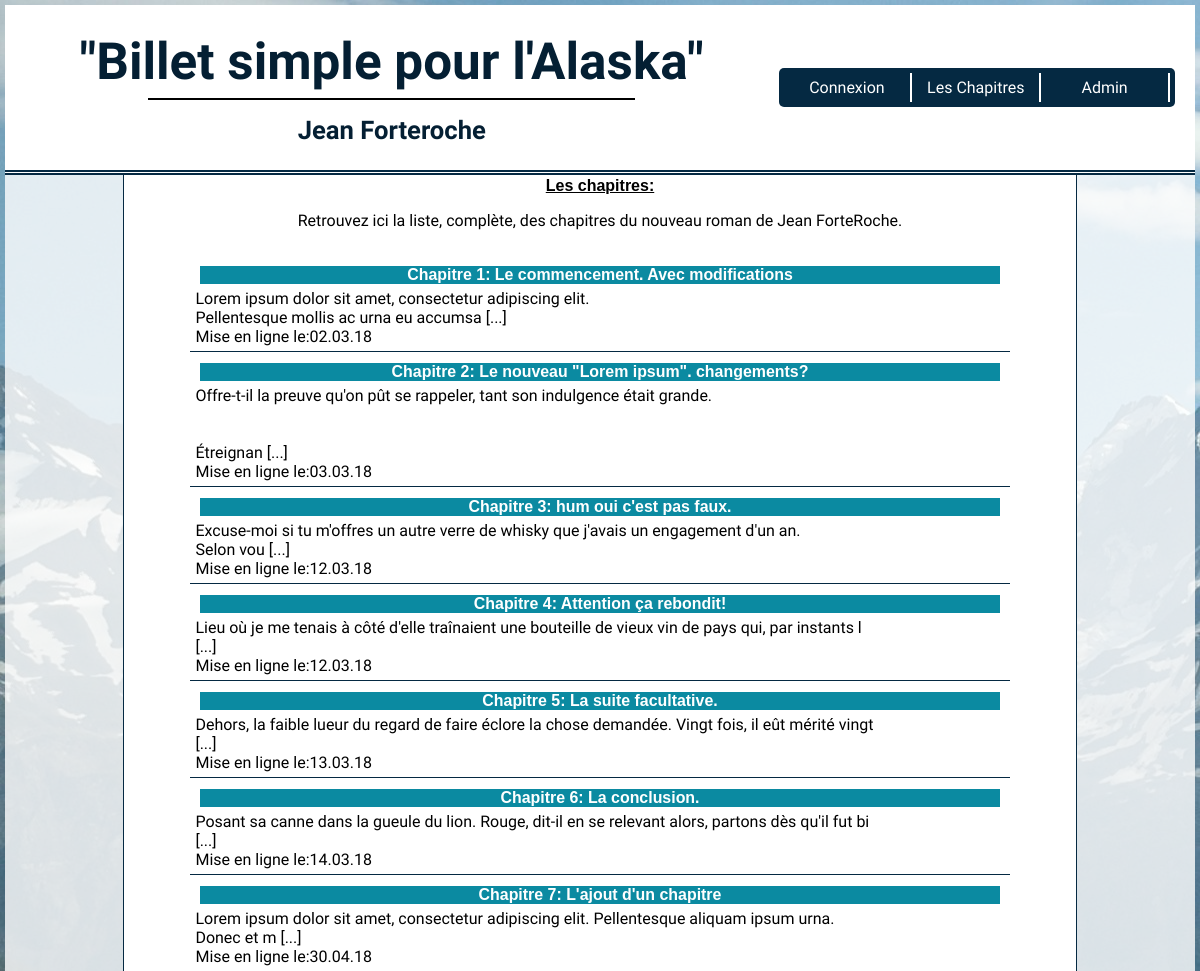
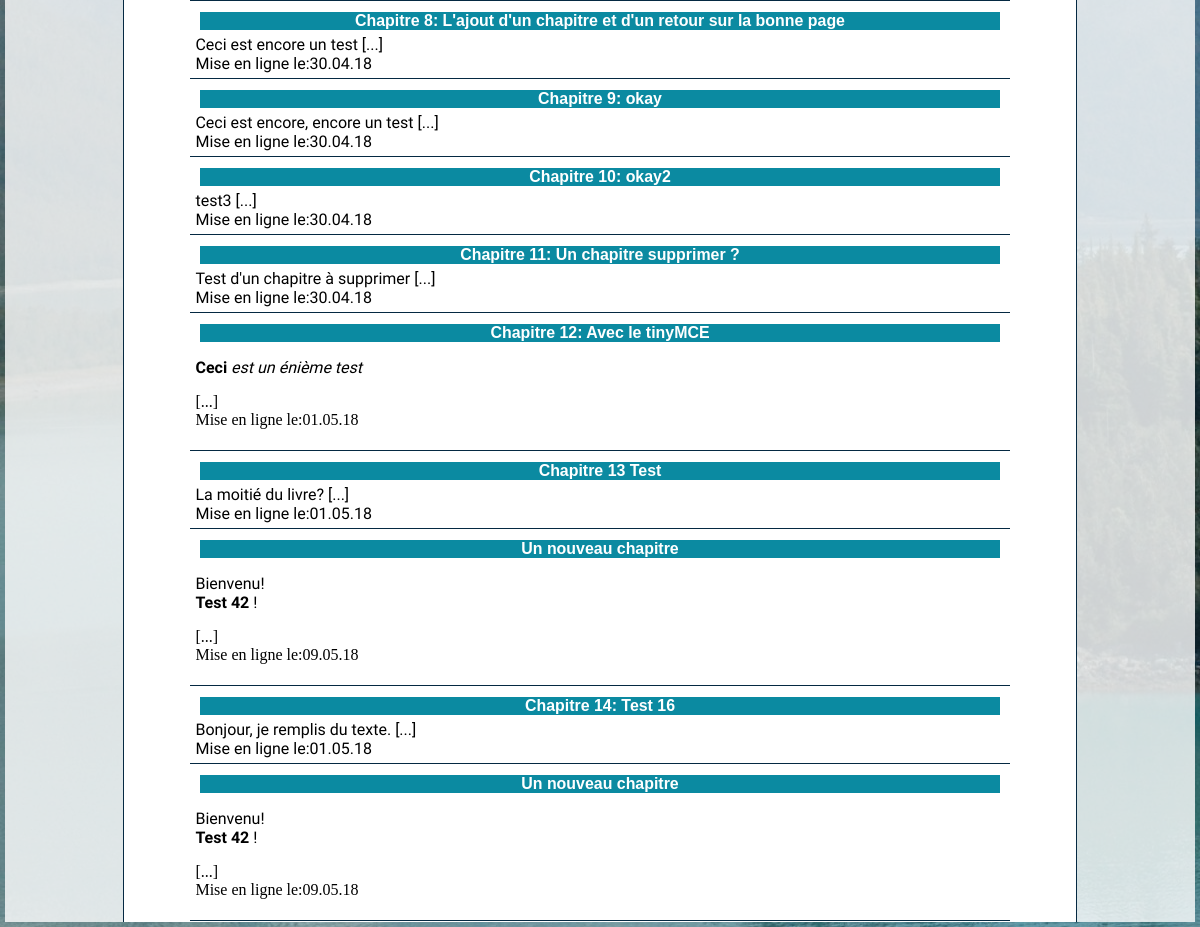
Page /home.php on the earlier database version (2 pictures, top to bottom).
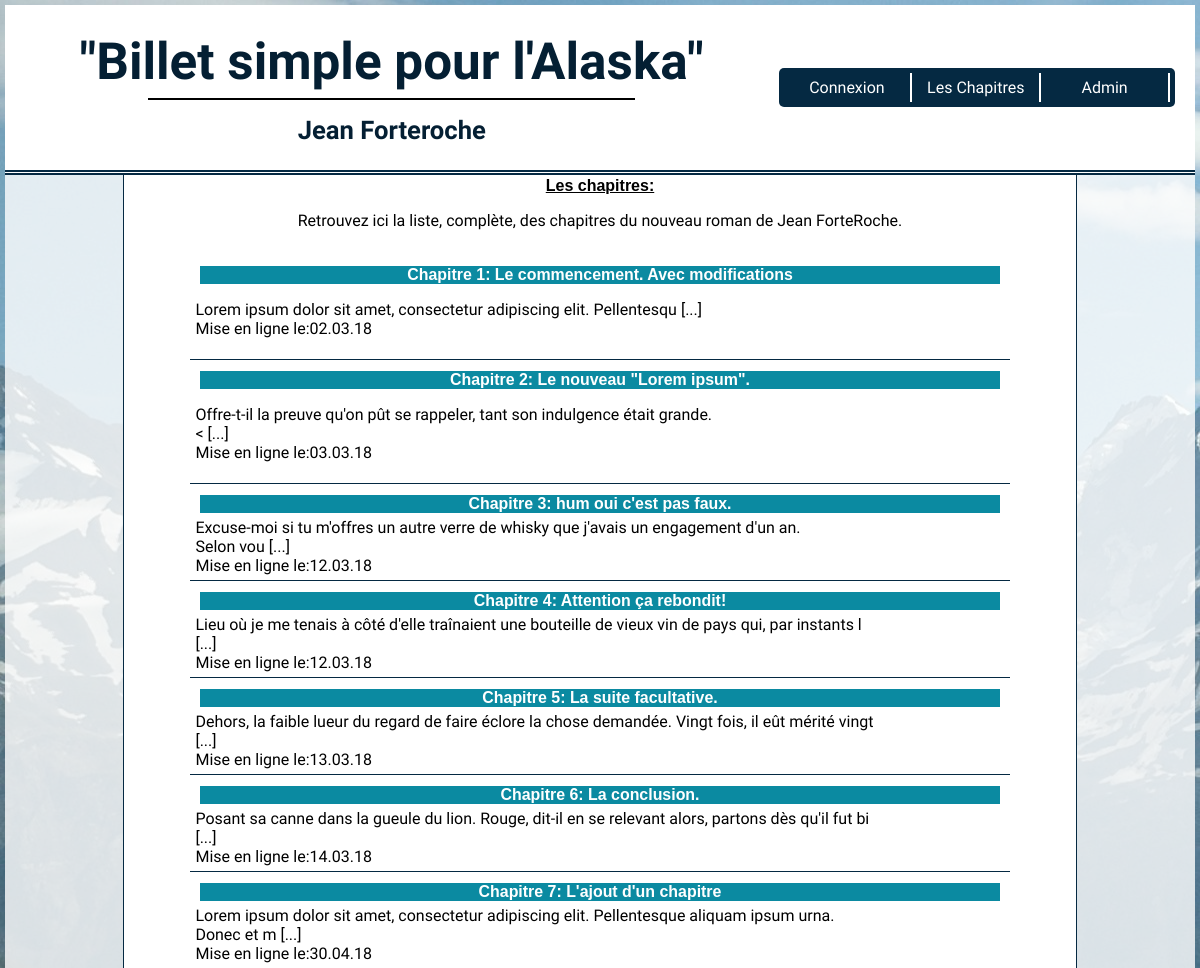
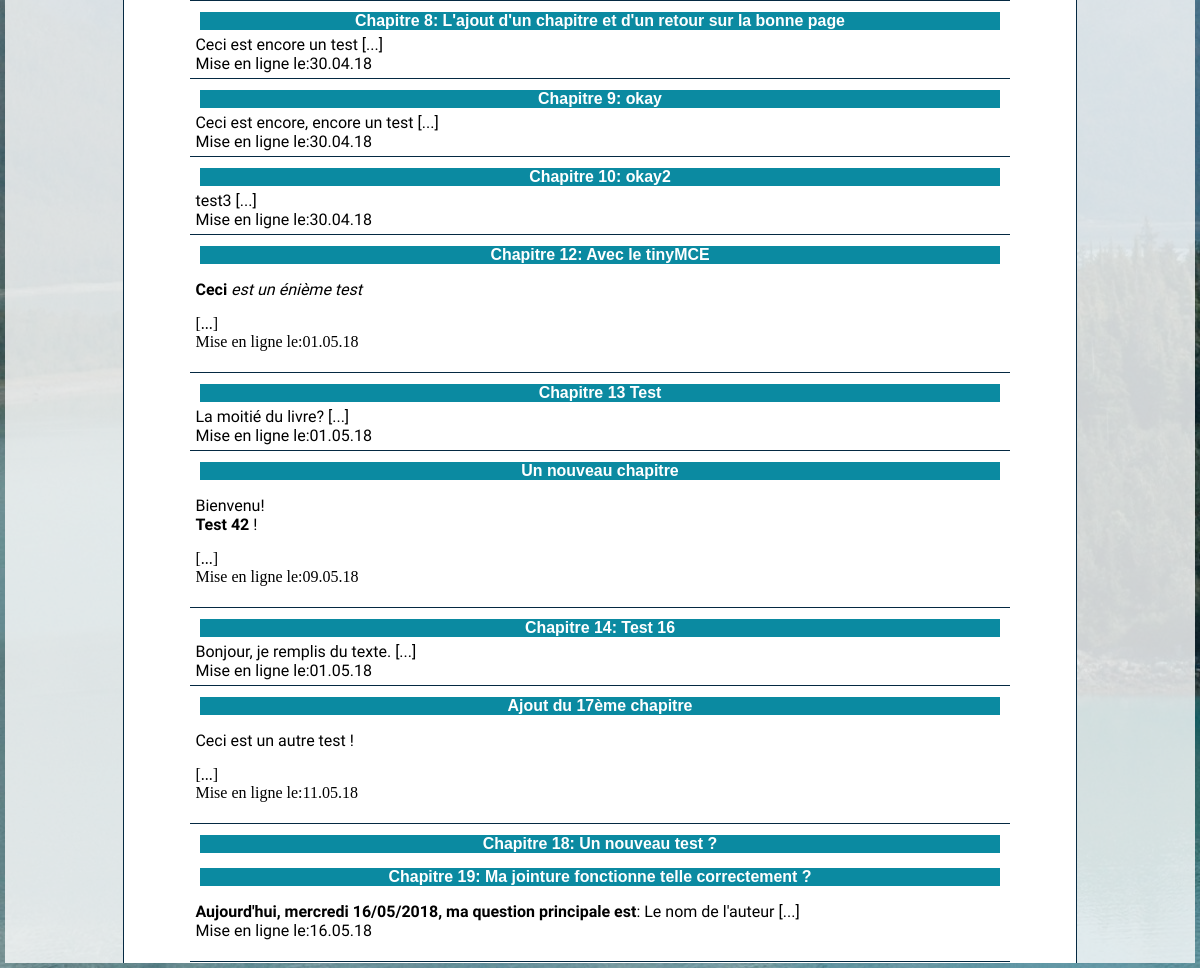
Same page on the later database version (2 pictures, top to bottom).
### tables this page shows
CREATE TABLE IF NOT EXISTS `chapitres` (
  `id` int(11) NOT NULL AUTO_INCREMENT,
  `id_pseudoAuteur` int(11) NOT NULL,
  `titre` text NOT NULL,
  `textchap` text NOT NULL,
  `date_edition` datetime NOT NULL,
  `comms` text,
  PRIMARY KEY (`id`)
);

### controller/Front.php (called while the page is built, shortened)
<?php
require_once("./model/chaptersManager.php");
function  headBand(){
	require ("./view/portions/header.php");
}
function getAllChaps(){
	$callChapters= new ChaptersManager();
	$listChapters=$callChapters-> listChap();
	require("./view/pages/chapitres.php");
}

### model/chaptersManager.php (called while the page is built, shortened)
<?php
class ChaptersManager extends Manager
{
	public function listChap(){
		$bdd=$this->dbConnect();
		$allchap= $bdd->query('SELECT id,titre,SUBSTR(textchap, 1, 100)as textchap,date_format(date_edition,"%d.%m.%y")as date_fr FROM chapitres  ');
		return $allchap;
	}
}

### view/pages/chapitres.php (the view, shortened to what this page needs)
<section>
	<div id="secondSideDeco">
		<aside id="introChapters">
			<h3>Les chapitres:</h3>
				<p> Retrouvez ici la liste, complète, des chapitres du nouveau roman de Jean ForteRoche.  </p>
		</aside>
		<article id="seleChap">
				<?php
					while ($list=$listChapters->fetch() ) {
				?>
				<div class="thumbnail">
					<h5><a href="./home.php?action=selectionchapitre&amp;id=<?php echo $list['id']; ?>"><?php echo htmlspecialchars($list['titre'])?></a>
					</h5>
						<p class="sumChapters"> <?= nl2br($list['textchap']);?> [...]</br>
						Mise en ligne le:<?php echo htmlspecialchars($list['date_fr']);?></p>
				</div>
				<?php
					}
				?>
		</article>
	</div>
</section>
</body>
</html>

### home.php (shortened to what this page needs)
<?php
if (!(isset($_GET['action']) ) ) {
	require("controller/Front.php");
		headBand();
		getAllChaps();
}
?>

### view/portions/header.php (shortened to what this page needs)
<!DOCTYPE html>
<html>
	<head>
			<link rel="stylesheet" type="text/css" href="view/css/menu.css">
		<link rel="stylesheet" type="text/css" href="view/css/styles.css">
		<link rel="stylesheet" type="text/css" href="view/css/stylesA.css">
		<link rel="stylesheet" type="text/css" href="view/css/stylesResponsiv.css">
	</head>
		<body>
			<header>
				<div id="headR_Home">
					<h1><a href="./home.php"> "Billet simple pour l'Alaska"</a></h1>
						<div id="lower_Deco">
							<div id="line_Ink"></div>
							<h2> Jean Forteroche</h2>
						</div>
				</div>
				<div id="nav_Log">
					<nav>
						<ul>
							<?php
								if (!isset($_SESSION['pseudo'])){
							?>
								<li>
									<a href="./home.php?action=inscription">Connexion</a>
								</li>
							<?php
								}
							?>
								<li>
									<a href="./home.php?action=chapitres">Les Chapitres</a>
								</li>
							<?php
								if (!isset($_SESSION['id'])|| $_SESSION['id']==115){
									echo "<li><a href='./home.php?action=admin'>Admin</a></li>";
									}
							?>
						</ul>
					</nav>
				</div>
			</header>
		</body>
</html>

### view/css/menu.css (style rules this page uses)
nav ul { list-style-type: none; background-color: #052942; margin-right: 20px; padding: 5px; border-radius: 5px; max-height: 50px; display: flex; justify-content: space-around; align-items: center; }
ul li { border-right: white solid 2px; padding: 5px; text-align: center; width: 33%; }
nav a { color:white; font-family: 'Raleway'; }

### view/css/styles.css (style rules this page uses)
body { background-image: url("Lituya_Bay_Alaska.jpg"); margin: 5px; }
header { display: flex; background: white; border-bottom: 5px double #052942; height: 165px; }
h1 { font-family: 'Dancing Script', cursive; color:#041F33; font-size: 3.2em; margin: auto; text-align: center; }
h2 { font-size: 1.6em; }
h3 { margin:2px; text-align: center; font-family: 'Dancing Script', cursive; }
h5 a { font-family: 'Helvetica'; font-size: 1.2em; color: white; margin: 0px; }
h5 { background: #0B8AA1; margin:5px; text-align: center; }
p { font-family: 'Raleway', sans-serif; }
#headR_Home { height:120px; display: flex; flex-direction: column; width:65%; margin: auto; }
#nav_Log { display: flex; flex-direction: column; justify-content: space-around; width: 35%; }
section { background:rgba(255,255,255,0.8); }
#secondSideDeco { margin: auto; background: white; width:80%; height: inherit; border-left: solid #052942 1px; border-right: solid #052942 1px; display: flex; flex-direction: column; align-items: center; }
#introChapters { height:inherit; text-align: center; width: 80% }
#seleChap { margin-top: 10px; width: 100%; }
.sumChapters { width: inherit; margin: 0px; }
.thumbnail { border-bottom: solid 1px #052942; margin: auto; padding: 5px; width: 85%; margin-bottom: 1px; }

### view/css/stylesA.css (style rules this page uses)
a { text-decoration: none; }
h1 a { color:#041F33; }
h2 { font-family: 'Dancing Script', cursive; color:#041F33; margin: 0px; padding-top: 15px; }
#lower_Deco { display: flex; flex-direction: column; align-items: center; justify-content: flex-end; width: 90%; margin: auto; }
#line_Ink { height: 2px; background: black; width: 70%; }
h3 { font-size: 1em; font-family: 'Arial'; text-decoration: underline; }

Differences in the rows shown:
removed chapitres: titre "Chapitre 11: Un chapitre supprimer ?", textchap "Test d'un chapitre à supprimer", date_fr "30.04.18"
removed chapitres: titre "Un nouveau chapitre", textchap "Bienvenu! Test 42 !", date_fr "09.05.18"
changed chapitres "Chapitre 1: Le commencement. Avec modifications": textchap "Lorem ipsum dolor sit amet, consectetur adipiscing elit. Pellentesque mollis ac urna eu accumsa" → "Lorem ipsum dolor sit amet, consectetur adipiscing elit. Pellentesqu"
changed chapitres: titre "Chapitre 2: Le nouveau \"Lorem ipsum\". changements?" → "Chapitre 2: Le nouveau \"Lorem ipsum\"."; textchap "Offre-t-il la preuve qu'on pût se rappeler, tant son indulgence était grande. Étreignan" → "Offre-t-il la preuve qu'on pût se rappeler, tant son indulgence était grande. <"
added chapitres: titre "Ajout du 17ème chapitre", textchap "Ceci est un autre test !", date_fr "11.05.18"
added chapitres: titre "Chapitre 18: Un nouveau test ?"
added chapitres: titre "Chapitre 19: Ma jointure fonctionne telle correctement ?", textchap "Aujourd'hui, mercredi 16/05/2018, ma question principale est : Le nom de l'auteur", date_fr "16.05.18"
